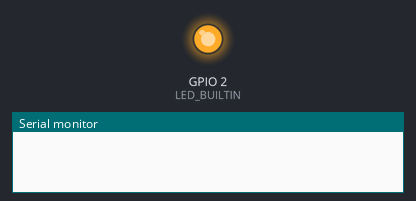
Recording of a sketch running on a simulated ESP8266 (NodeMCU). On the bench: output pins drawn as LEDs (lit = HIGH, except the on-board LED, lit = LOW), the last lines printed to the serial monitor. WiFi joins after 1.5 s; servers stay silent unless stated.

Above: at 0.1 s.
At 1.6 s:
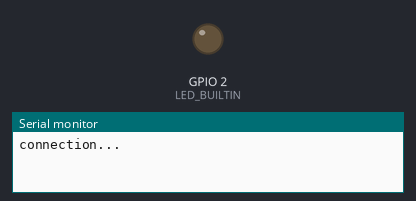
Timing chart, 0 to 3.1 s (numbered marks = the images above):
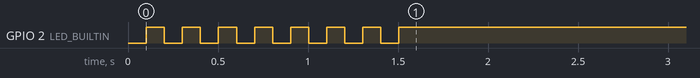

The sketch:

esp12.ino
```cpp
#include <ESP8266WiFi.h>

#define SSID "4real"
#define PWD "81855872"

IPAddress serverIp = {192, 168, 1, 100};
WiFiClient server;

void setup() {
  pinMode(LED_BUILTIN, OUTPUT);
  pinMode(13, INPUT);
  bool flag = false;
  Serial.begin(111200);
  WiFi.begin(SSID, PWD);
  while (WiFi.status() != WL_CONNECTED) {
    digitalWrite(LED_BUILTIN, flag);
    flag = !flag;
    delay(100);
  }
  digitalWrite(LED_BUILTIN, HIGH);
}

void Connect() {
  while(!server.connected()) {
    Serial.println("connection...");
    server.connect(serverIp, 1924);
  }
  Serial.println("connected");
}

byte received[32];
byte receivedCounter = 0;

byte toSend[2] = { 0 };

void loop() {
  if(!server.connected()) {
    Connect();
  }

  receivedCounter = 0;

  while(server.available()) {
    received[receivedCounter] = server.read();
    if(received[receivedCounter] == 100) {
      server.flush();
      break;
    }
    receivedCounter++;
  }
  if(receivedCounter > 0 && received[0] == 2) {
    digitalWrite(LED_BUILTIN, LOW);
    if(analogRead(A0) > 500) toSend[0] = 1;
    else toSend[0] = 0;
    toSend[1] = !digitalRead(13);
    server.write((uint8_t*)toSend, 2);
    digitalWrite(LED_BUILTIN, HIGH);
  }
}
```
